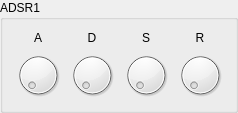
             <widget class="QGroupBox" name="groupBox_8">
              <property name="styleSheet">
               <string notr="true">QGroupBox{border-color: rgb(0, 0, 127); background-color: white;};</string>
              </property>
              <property name="title">
               <string>ADSR1</string>
              </property>
              <layout class="QVBoxLayout" name="verticalLayout_9">
               <item>
                <layout class="QGridLayout" name="gridLayout_12">
                 <item row="0" column="0">
                  <widget class="QLabel" name="label_4">
                   <property name="text">
                    <string>A</string>
                   </property>
                   <property name="alignment">
                    <set>Qt::AlignCenter</set>
                   </property>
                  </widget>
                 </item>
                 <item row="1" column="0">
                  <widget class="QDial" name="m_adsr1_a">
                   <property name="minimumSize">
                    <size>
                     <width>48</width>
                     <height>48</height>
                    </size>
                   </property>
                   <property name="maximumSize">
                    <size>
                     <width>48</width>
                     <height>48</height>
                    </size>
                   </property>
                   <property name="styleSheet">
                    <string notr="true"/>
                   </property>
                  </widget>
                 </item>
                 <item row="1" column="2">
                  <widget class="QDial" name="m_adsr1_s">
                   <property name="minimumSize">
                    <size>
                     <width>48</width>
                     <height>48</height>
                    </size>
                   </property>
                   <property name="maximumSize">
                    <size>
                     <width>48</width>
                     <height>48</height>
                    </size>
                   </property>
                  </widget>
                 </item>
                 <item row="1" column="1">
                  <widget class="QDial" name="m_adsr1_d">
                   <property name="minimumSize">
                    <size>
                     <width>48</width>
                     <height>48</height>
                    </size>
                   </property>
                   <property name="maximumSize">
                    <size>
                     <width>48</width>
                     <height>48</height>
                    </size>
                   </property>
                  </widget>
                 </item>
                 <item row="1" column="3">
                  <widget class="QDial" name="m_adsr1_r">
                   <property name="minimumSize">
                    <size>
                     <width>48</width>
                     <height>48</height>
                    </size>
                   </property>
                   <property name="maximumSize">
                    <size>
                     <width>48</width>
                     <height>48</height>
                    </size>
                   </property>
                  </widget>
                 </item>
                 <item row="0" column="1">
                  <widget class="QLabel" name="label_36">
                   <property name="text">
                    <string>D</string>
                   </property>
                   <property name="alignment">
                    <set>Qt::AlignCenter</set>
                   </property>
                  </widget>
                 </item>
                 <item row="0" column="2">
                  <widget class="QLabel" name="label_37">
                   <property name="text">
                    <string>S</string>
                   </property>
                   <property name="alignment">
                    <set>Qt::AlignCenter</set>
                   </property>
                  </widget>
                 </item>
                 <item row="0" column="3">
                  <widget class="QLabel" name="label_38">
                   <property name="text">
                    <string>R</string>
                   </property>
                   <property name="alignment">
                    <set>Qt::AlignCenter</set>
                   </property>
                  </widget>
                 </item>
                </layout>
               </item>
              </layout>
             </widget>
